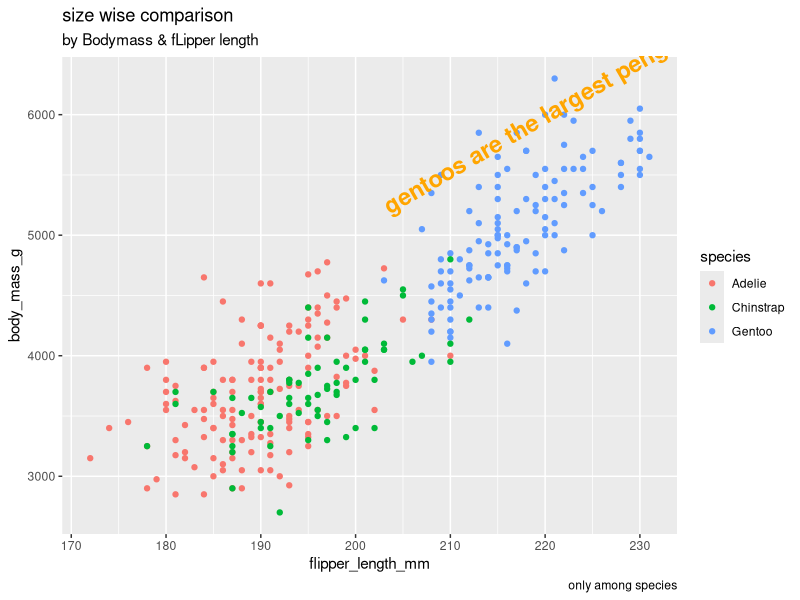
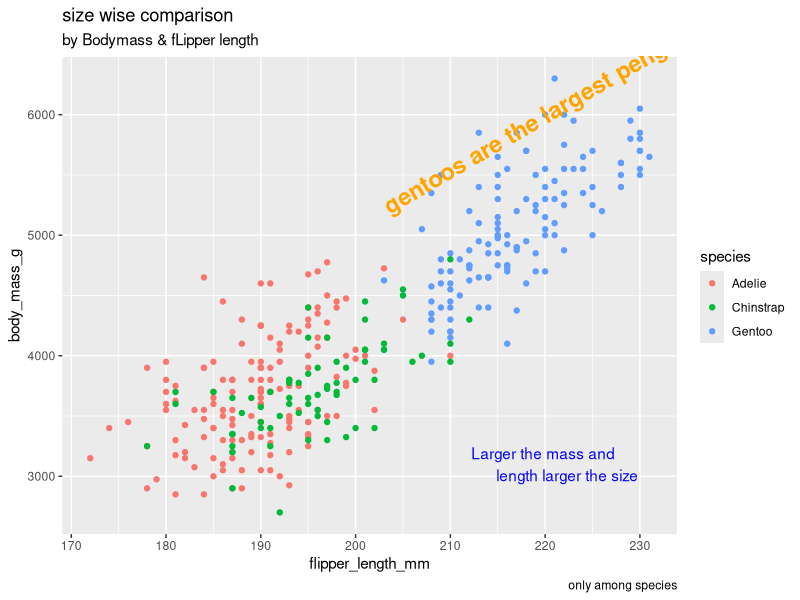
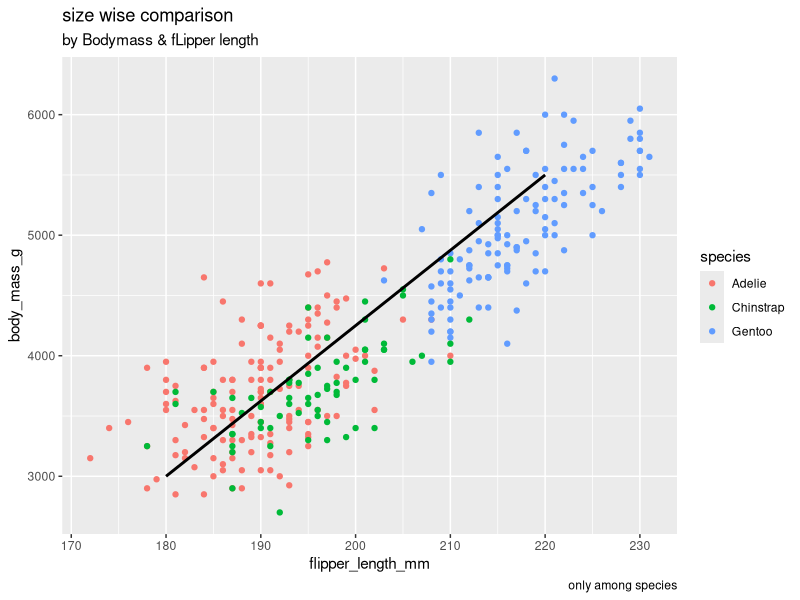
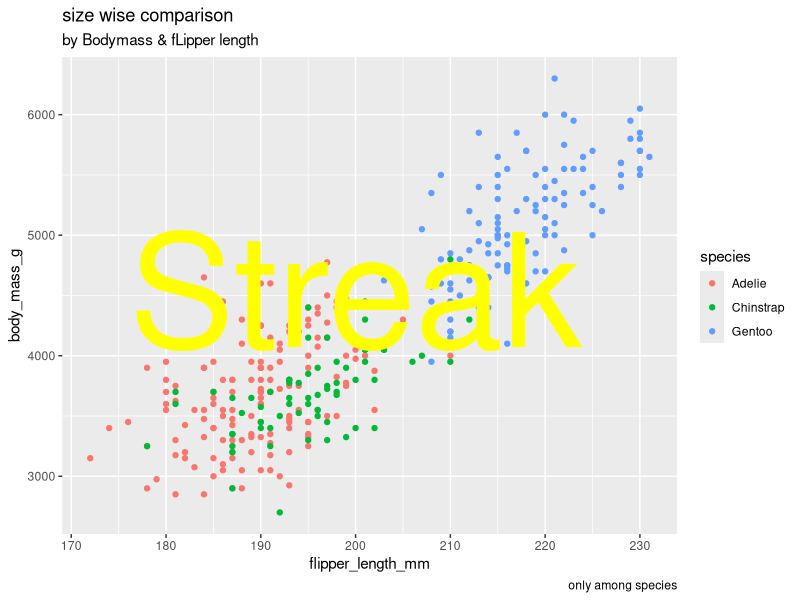

The R script that drew these images, in order:
library(tidyverse)
library(palmerpenguins)

data("penguins")
View(penguins)
# adding annotations
ggplot(data = penguins) + geom_point(mapping = aes(x= flipper_length_mm, y = body_mass_g,color=species)) + 
  labs(title = "size wise comparison", subtitle = "by Bodymass & fLipper length",caption = "only among species")+ 
  annotate("text",x=220,y=6000,label="gentoos are the largest penguins",color="orange",fontface="bold",size=6,angle=30)


# using variable instead of whole code again and again

p <- ggplot(data = penguins) + geom_point(mapping = aes(x= flipper_length_mm, y = body_mass_g,color=species)) + 
  labs(title = "size wise comparison", subtitle = "by Bodymass & fLipper length",caption = "only among species")+ 
  annotate("text",x=220,y=6000,label="gentoos are the largest penguins",color="orange",fontface="bold",size=6,angle=30)



p+annotate("text", x = 220,y = 3100,label="Larger the mass and 
           length larger the size",colour = "blue")


# other annotations

ggplot(data = penguins) + geom_point(mapping = aes(x= flipper_length_mm, y = body_mass_g,color=species)) + 
  labs(title = "size wise comparison", subtitle = "by Bodymass & fLipper length",caption = "only among species")+ 
  annotate("segment",x= 180,xend =220 ,y = 3000,yend = 5500,size = 1)


ggplot(data = penguins) + geom_point(mapping = aes(x= flipper_length_mm , y = body_mass_g,color=species)) + 
  labs(title = "size wise comparison", subtitle = "by Bodymass & fLipper length",caption = "only among species")+ 
  annotate("text",x=200,y=4550,label = "Streak",size = 40,colour= "Yellow")
